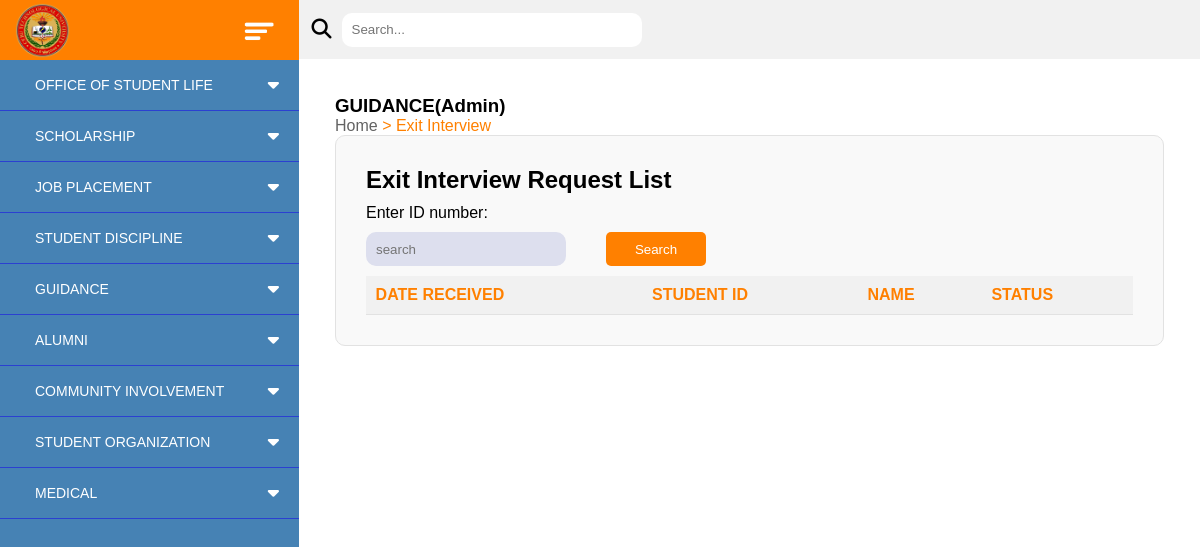
/exit_interview/admin/, run on an earlier commit of the app's database.
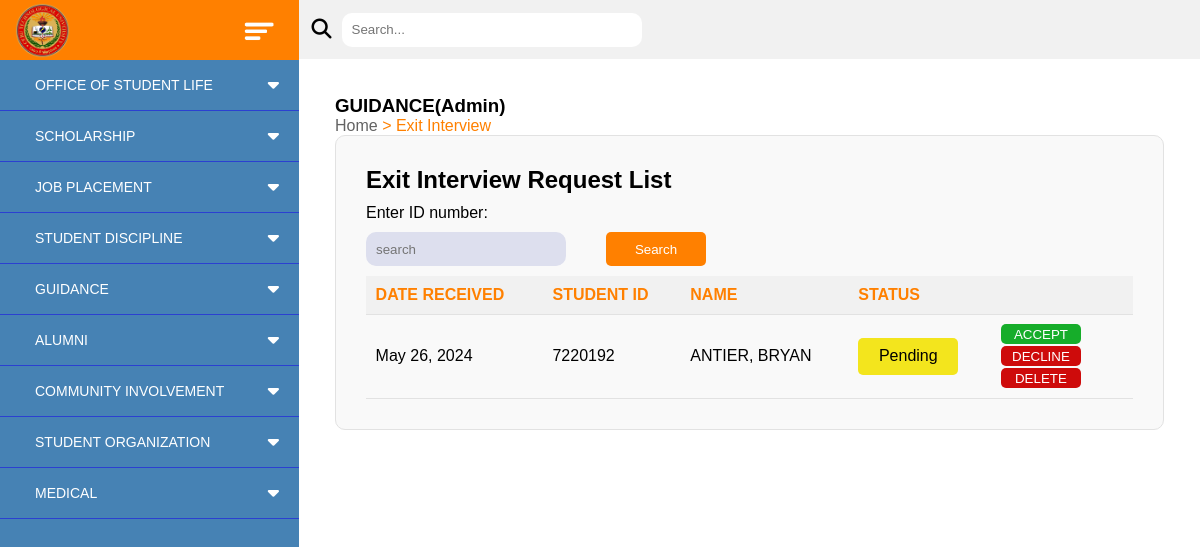
And on a later commit of the database.
### SAO_WebApp/models.py (models this page shows)
class exit_interview_db(models.Model):
    exitinterviewId = models.AutoField(primary_key=True)
    studentID = models.ForeignKey(studentInfo,on_delete=models.CASCADE)
    dateRecieved = models.DateField()
    scheduled_date = models.DateField()
    time = [
        ('8-9', '8:00 AM - 9:00 AM'),
        ('9-10', '9:00 AM - 10:00 AM'),
        ('10-11', '10:00 AM-11:00 AM'),
        ('11-12', '11:00 AM -12:00 PM'),
        ('1-2','1:00 PM - 2:00 PM'),
        ('2-3','2:00 PM - 3:00 PM'),
        ('3-4','3:00 PM - 4:00 PM'),
        ('4-5','4:00 PM - 5:00 PM'),
    ]
    scheduled_time = models.CharField(max_length=15, choices=time)
    emailadd = models.EmailField()
    date = models.DateField()
    dateEnrolled = models.DateField()
    reasonForLeaving = models.CharField(max_length=255)
    satisfiedWithAcadamic = models.BooleanField(default=False)
    feedbackWithAcademic = models.CharField(max_length=255)
    satisfiedWithSocial = models.BooleanField(default=False)
    feedbackWithSocial = models.CharField(max_length=255)
    satisfiedWithServices = models.BooleanField(default=False)
    feedbackWithServices = models.CharField(max_length=255)
    contributedToDecision = models.JSONField()
    intendedMajor = models.CharField(max_length=255)
    majorEvent = models.CharField(max_length=255)
    firstConsider = models.CharField(max_length=255)
    whatCondition = models.CharField(max_length=255)
    recommend = models.BooleanField(default=False)
    howSatisfiedChoices = [
        ('very satisfied','Very satisfied'),
        ('somewhat satisfied','Somewhat satisfied'),
        ('satisfied','Satisfied'),
        ('somewhat dissatisfied', 'Somewhat Dissatisfied'),
        ('very dissatisfied', 'Very Dissatisfied'),
    ]
    howSatisfied = models.CharField(max_length=30, choices=howSatisfiedChoices)
    planTOReturn = models.CharField(max_length=255)
    accademicExperienceSatisfied = models.BooleanField(default=False)
    knowAboutYourTime = models.CharField(max_length=255)
    currentlyEmployed = models.BooleanField(default=False)
    explainationEmployed = models.CharField(max_length=255)
    approval_status = [
        ('Accepted' , 'Accepted'),
        ('Declined' , 'Declined'),
        ('Pending' , 'Pending'),
        ('Expired' , 'Expired')
    ]
    status = models.CharField(max_length=10, choices=approval_status, default='Pending')

class studentInfo(models.Model):
    studID = models.IntegerField(primary_key=True)
    lrn = models.CharField(max_length=12)
    lastname = models.CharField(max_length=100)
    firstname = models.CharField(max_length=100)
    middlename = models.CharField(max_length=50)
    degree = models.CharField(max_length=150)
    yearlvl = models.CharField(max_length=10)
    sex=models.CharField(max_length=10)
    emailadd= models.EmailField()
    contact= models.CharField(max_length=11)

### SAO_WebApp/views.py (the view)
# urls.py: path('exit_interview/admin/',exit_interview_admin_view,name="Exit Interview Admin View"),
def exit_interview_admin_view(request):
    exit_interview_request = exit_interview_db.objects.select_related('studentID').order_by('-dateRecieved')
    context = {'exit_interview_request': exit_interview_request,}
    return render(request, 'exit_interview_admin.html', context)

### templates/exit_interview_admin.html (shortened to what this page needs)
{% extends "main.html" %}
{% load static %}
{% block headcontent %}
<link rel="stylesheet" type="text/css" href="{% static 'stylesheet/counseling_app_admin.css'%}">
<link rel="stylesheet" type="text/css" href="{% static 'stylesheet/exit_form.css'%}">
{% endblock %}
{% block bodycontent %}
<div class="container">
    <h3>GUIDANCE(Admin)</h3>
    <span><label id="dir-gray">Home</label><label id="dir-orange"> > Exit Interview</label></span>
    <div class="form-container">
        <h2>Exit Interview Request List</h2>
        <label>Enter ID number:</label>
        <span id="search_id">
            <input type="text" name="studentID" placeholder="search" required="" id="studentIDBox">
            <button class="OrangeButton" id="searchButton">Search</button>
        </span>
        <table id="info_table">
            <tr id="info_table_head">
                <th>DATE RECEIVED</th>
                <th>STUDENT ID</th>
                <th>NAME</th>
                <th colspan="3">STATUS</th>
            </tr>
            {% for interview_request in exit_interview_request %}
            <tr>
                <td>{{ interview_request.dateRecieved }}</td>
                <td>{{ interview_request.studentID.studID }}</td>
                <td>{{ interview_request.studentID.lastname }}, {{ interview_request.studentID.firstname }}</td>
                <td>
                    {% if interview_request.status == 'Accepted' %}
                        <span class="accepted">{{ interview_request.status }}</span>
                    {% elif interview_request.status == 'Declined' %}
                        <span class="declined">{{ interview_request.status }}</span>
                    {% elif interview_request.status == 'Pending' %}
                        <span class="pending">{{ interview_request.status }}</span>
                    {% elif interview_request.status == 'Expired' %}
                        <span class="expired">{{ interview_request.status }}</span>
                    {% endif %}
                </td>
                <td>
                    <div class="horizontal">
                        {% if interview_request.status != 'Expired' and interview_request.status != 'Accepted' and interview_request.status != 'Declined' %}
                        <button class="accept" id="acceptButton">ACCEPT</button>
                        <button class="decline" id="declineButton">DECLINE</button>
                        {% endif %}
                        <button class="delete" id="delete">DELETE</button>
                    </div>
                </td>
                <td>
                </td>
            </tr>
            {% endfor %}
        </table>
    </div>
</div>
{% endblock %}

What changed in the data, as far as the page shows it:
added exit_interview_db: dateRecieved "May 26, 2024", studentID.studID "7220192", studentID.lastname "ANTIER", studentID.firstname "BRYAN", status "Pending", shows "ACCEPT"
